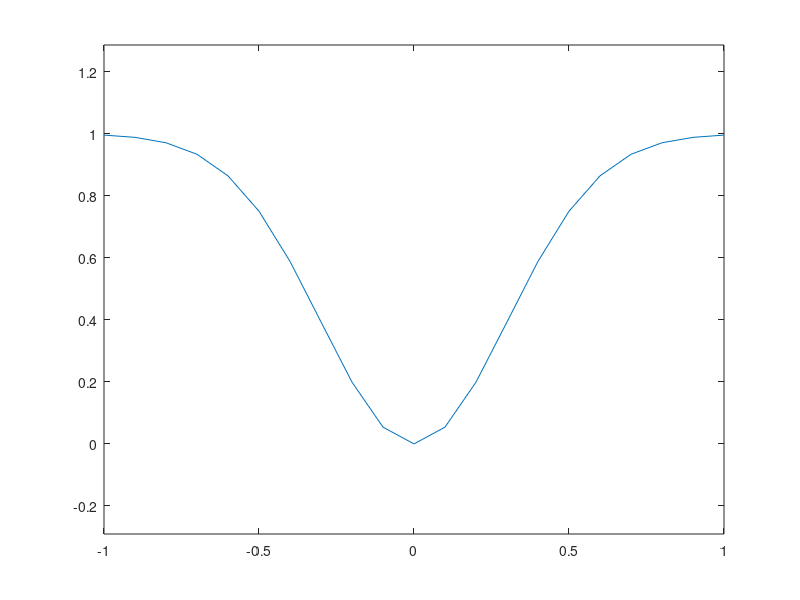

MATLAB code to generate this figure:
# G(x) = - 1/(sigma*sqrt(2*pi))exp((-x^2)/(2*sigma^2))
sigma = 0.3;
x_limit_pos = 1;
x_limit_neg = -1;
A = -1/(sigma * sqrt(2 * pi));
X = [x_limit_neg:0.1:x_limit_pos];
Y= -exp((-X.^2)/(2*sigma^2)) + 1;
plot(X,Y);
shading interp;
axis equal;
drawnow
